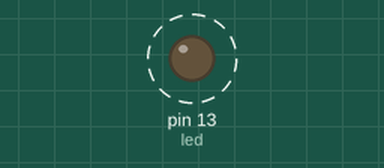
Simulated run of this sketch. Board: Arduino Uno, built with avr-gcc and run on an emulated ATmega328P. Shown: output pins drawn as LEDs (lit = HIGH). Dashed ring = blinking. What the sketch prints to the serial monitor is not drawn.

Above: at 0.07 s.
Timing chart, 0 to 3.0 s (numbered marks = the images above):
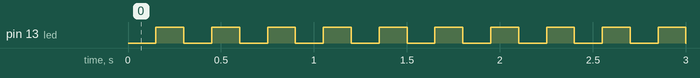

Measured:
- by itself, pin 13 (led): alternates HIGH for 0.15 s and LOW for 0.15 s

The sketch:

test.ino
```cpp
#include <TimerThree.h>

// This example uses the timer interrupt to blink an LED
// and also demonstrates how to share a variable between
// the interrupt and the main program.


const int led = LED_BUILTIN;  // the pin with a LED

void setup(void)
{
  pinMode(led, OUTPUT);
  Timer3.initialize(150000);
  Timer3.attachInterrupt(blinkLED); // blinkLED to run every 0.15 seconds
  Serial.begin(9600);
}


// The interrupt will blink the LED, and keep
// track of how many times it has blinked.
int ledState = LOW;
volatile unsigned long blinkCount = 0; // use volatile for shared variables

void blinkLED(void)
{
  if (ledState == LOW) {
    ledState = HIGH;
    blinkCount = blinkCount + 1;  // increase when LED turns on
  } else {
    ledState = LOW;
  }
  digitalWrite(led, ledState);
}


// The main program will print the blink count
// to the Arduino Serial Monitor
void loop(void)
{
  unsigned long blinkCopy;  // holds a copy of the blinkCount

  // to read a variable which the interrupt code writes, we
  // must temporarily disable interrupts, to be sure it will
  // not change while we are reading.  To minimize the time
  // with interrupts off, just quickly make a copy, and then
  // use the copy while allowing the interrupt to keep working.
  noInterrupts();
  blinkCopy = blinkCount;
  interrupts();

  Serial.print("blinkCount = ");
  Serial.println(blinkCopy);
  delay(100);
}
```
